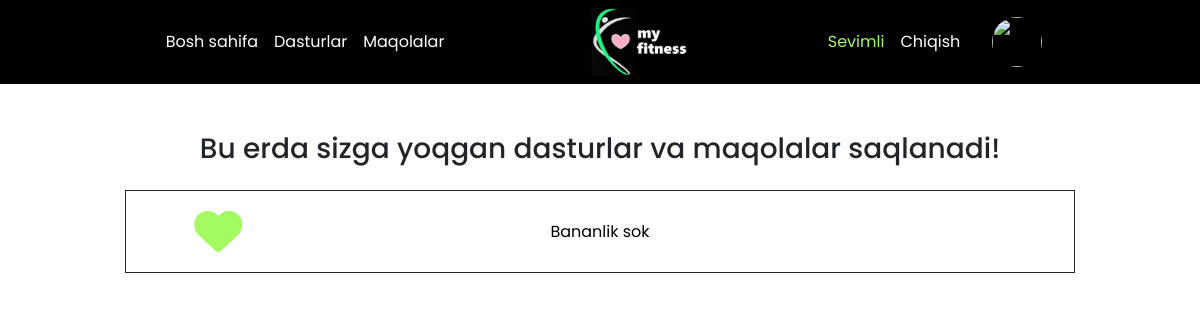
The page /favorite/ (signed in) on the database as committed earlier.
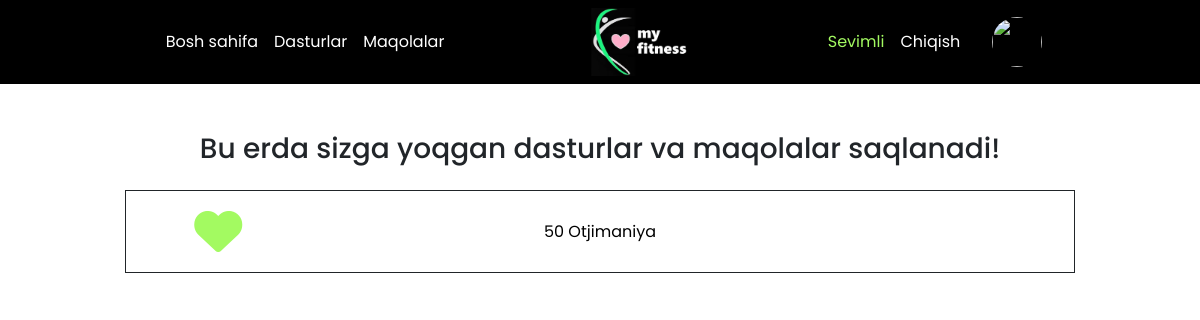
The same page on the database as committed later.
### fitness_app/models.py (models this page shows, shortened)
class Favorite(models.Model):
    TYPES = (
        ('Programma', 'Programma'),
        ('Maqola', 'Maqola'),
    )
    user = models.ForeignKey(User, on_delete=models.CASCADE)
    favorite_title = models.CharField(max_length=255)
    favorite_slug = models.SlugField()
    favorite_type = models.CharField(max_length=50, choices=TYPES)

### fitness_app/views.py (the view)
# urls.py: path('favorite/', views.favorite_page, name="favorite"),
def favorite_page(request):
    favorites = Favorite.objects.filter(user=request.user)
    context = {
        'favorites': favorites,
        'favorite': 'active',
    }
    return render(request, 'favorite.html', context)

### templates/favorite.html (shortened to what this page needs)
{% extends 'main.html' %}
{% load static %}
{% block content %}
<section class="container mt-5">
    <h3 class="text-center">Bu erda sizga yoqgan dasturlar va maqolalar saqlanadi!</h3>
    <div class="row justify-content-center mt-4 text-center">
        {% for favorite in favorites %}
        <div class="col-10 mt-0 border-dark border border-1">
            <div class="row align-items-center p-3">
                <div class="col-12 col-sm-2">
                     <i class="heart fa-solid fa-heart fa-3x" data-favorit="{{ favorite.favorite_slug }}"></i>
                </div>
                <div class="col-12 col-sm-8">
                    <a href="{% if favorite.favorite_type == 'Maqola' %}/article_detail/{% else %}/programm_detail/{% endif %}{{ favorite.favorite_slug }}"><p class="m-0">{{ favorite.favorite_title }}</p></a>
                </div>
            </div>
        </div>
        {% endfor %}
    </div>
</section>
{% endblock  %}

Rows that differ between the two databases and show on the page:
removed Favorite: favorite_title "Bananlik sok"
added Favorite: favorite_title "50 Otjimaniya"
